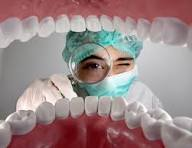
#> input picture images.jpeg, 192 x 148 px
$ python pg10.py
#> lines starting #> are read from the running program, lines starting #| are printed output that depends on the picture
import cv2

# Read the image
image = cv2.imread('images.jpeg')
#> image is the input picture: shape (148, 192, 3); mean B, G, R 135.6, 135.5, 155.7

if image is None:
    print("Error: Image not loaded.")
else:
    # Rotate the image 90 degrees clockwise along the y-axis
    rotated_image = cv2.rotate(image, cv2.ROTATE_90_CLOCKWISE)
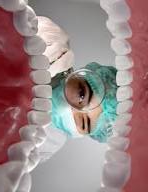
#> rotated_image: shape (192, 148, 3); mean B, G, R 135.6, 135.5, 155.7

    # Display the original and rotated images
    cv2.imshow('Original Image', image)
    cv2.imshow('Rotated Image', rotated_image)

    cv2.waitKey(0)
    cv2.destroyAllWindows()
